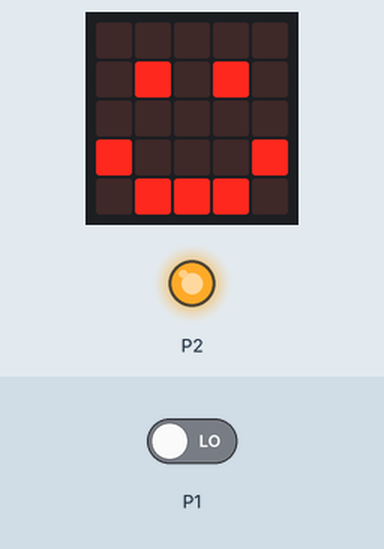
Simulated run of this program. Board: BBC micro:bit (MakeCode). On the bench: the board's 5×5 LED display, output pins drawn as LEDs (lit = HIGH). The test bench sets the inputs (shaded band); at power-on: P1 LOW.

Above: at 1.8 s.
1.9 s: P1 driven HIGH
At 2.2 s:
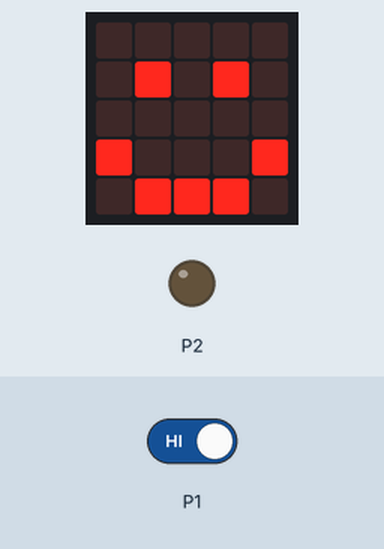
3.4 s: P1 driven LOW
At 4.6 s:
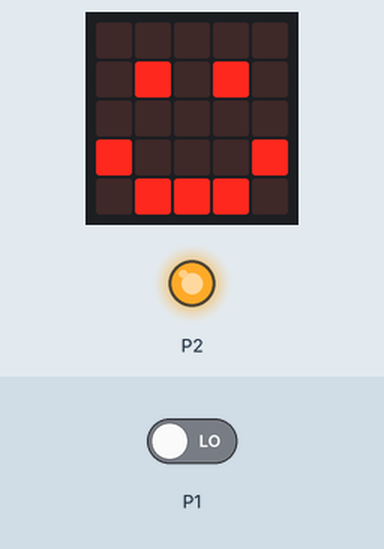
Timing chart, 0 to 6.4 s (numbered marks = the images above; inputs shaded):
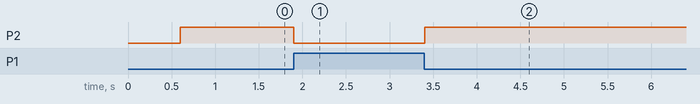

Measured:
- after the input at 1.9 s, P2: HIGH → LOW at once
- after the input at 3.4 s, P2: LOW → HIGH at once

The program:

main.ts
```typescript
basic.showIcon(IconNames.Happy)
pins.setPull(DigitalPin.P1, PinPullMode.PullNone)
basic.forever(function () {
    if (pins.digitalReadPin(DigitalPin.P1) == 1) {
        pins.digitalWritePin(DigitalPin.P2, 0)
    } else {
        pins.digitalWritePin(DigitalPin.P2, 1)
    }
})
```

test.ts
```typescript
// 在此处测试；当此软件包作为插件使用时，将不会编译此软件包。
```
